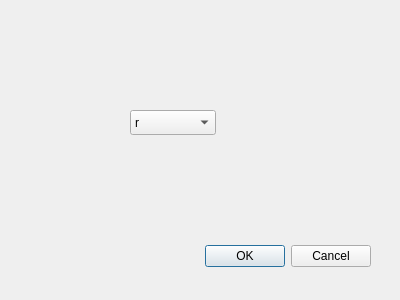
<?xml version="1.0" encoding="UTF-8"?>
<ui version="4.0">
 <class>DecomposeDialog</class>
 <widget class="QDialog" name="DecomposeDialog">
  <property name="geometry">
   <rect>
    <x>0</x>
    <y>0</y>
    <width>400</width>
    <height>300</height>
   </rect>
  </property>
  <property name="windowTitle">
   <string>Dialog</string>
  </property>
  <widget class="QDialogButtonBox" name="buttonBox">
   <property name="geometry">
    <rect>
     <x>30</x>
     <y>240</y>
     <width>341</width>
     <height>32</height>
    </rect>
   </property>
   <property name="orientation">
    <enum>Qt::Horizontal</enum>
   </property>
   <property name="standardButtons">
    <set>QDialogButtonBox::Cancel|QDialogButtonBox::Ok</set>
   </property>
  </widget>
  <widget class="QComboBox" name="comboBox">
   <property name="geometry">
    <rect>
     <x>130</x>
     <y>110</y>
     <width>86</width>
     <height>25</height>
    </rect>
   </property>
   <item>
    <property name="text">
     <string>r</string>
    </property>
   </item>
   <item>
    <property name="text">
     <string>g</string>
    </property>
   </item>
   <item>
    <property name="text">
     <string>b</string>
    </property>
   </item>
  </widget>
 </widget>
 <resources/>
 <connections>
  <connection>
   <sender>buttonBox</sender>
   <signal>accepted()</signal>
   <receiver>DecomposeDialog</receiver>
   <slot>accept()</slot>
   <hints>
    <hint type="sourcelabel">
     <x>248</x>
     <y>254</y>
    </hint>
    <hint type="destinationlabel">
     <x>157</x>
     <y>274</y>
    </hint>
   </hints>
  </connection>
  <connection>
   <sender>buttonBox</sender>
   <signal>rejected()</signal>
   <receiver>DecomposeDialog</receiver>
   <slot>reject()</slot>
   <hints>
    <hint type="sourcelabel">
     <x>316</x>
     <y>260</y>
    </hint>
    <hint type="destinationlabel">
     <x>286</x>
     <y>274</y>
    </hint>
   </hints>
  </connection>
 </connections>
</ui>
